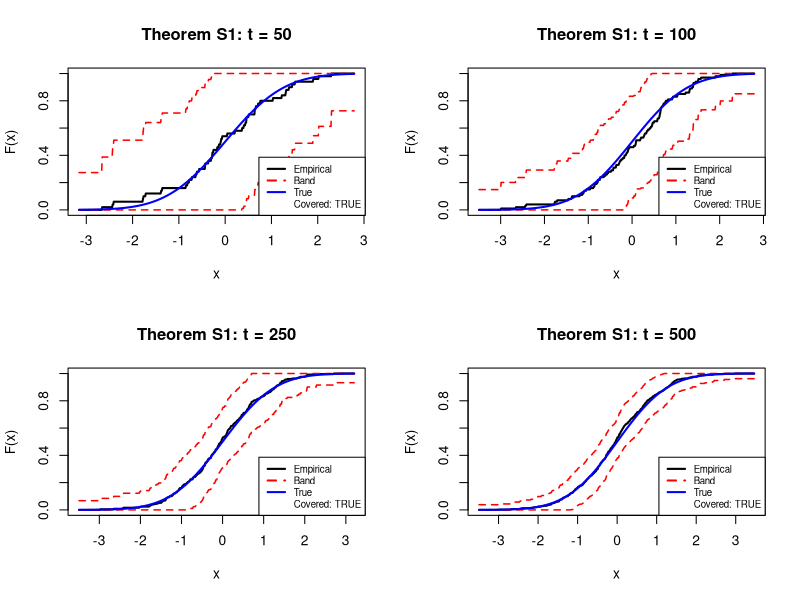

The R script that drew this image:
# Quantile-uniform confidence sequence II (Theorem S1)

# Helper functions
logit <- function(p) log(p / (1 - p))
logit_inv <- function(l) exp(l) / (1 + exp(l))

# r_{p,t} from (S8)
r_pt <- function(p, t) {
  if (p >= 0.5) {
    return(p)
  } else {
    return(pmin(0.5, logit_inv(logit(p) + sqrt(2.1 / t))))
  }
}
r_pt <- Vectorize(r_pt)

# ell(p, t) from (S9)
ell_pt <- function(p, t, alpha = 0.05) {
  1.4 * log(log(2.1 * t)) + 1.4 * log(sqrt(t) * abs(logit(p)) + 1) + log(72 / alpha)
}

# g_tilde_t(p) from (S10)
g_tilde <- function(p, t, delta = 0.5, alpha = 0.05) {
  r <- r_pt(p, t)
  ell <- ell_pt(p, t, alpha)
  delta * sqrt(2.1 * t * r * (1 - r)) + 1.5 * sqrt(r * (1 - r) * t * ell) + 0.81 * ell
}

# Confidence band half-widths (asymmetric)
# Lower: g_tilde(1-p) / t
# Upper: g_tilde(p) / t
band_lower <- function(p, t, delta = 0.5, alpha = 0.05) {
  g_tilde(1 - p, t, delta, alpha) / t
}

band_upper <- function(p, t, delta = 0.5, alpha = 0.05) {
  g_tilde(p, t, delta, alpha) / t
}

# Plot with example data
set.seed(42)
n <- 500
X_stream <- rnorm(n, mean = 0, sd = 1)

par(mfrow = c(2, 2))


for (t in c(50, 100, 250, 500)) {
  X_t <- X_stream[1:t]
  F_hat <- ecdf(X_t)
  
  # Evaluate on a fine grid
  x_grid <- seq(min(X_t) - 0.5, max(X_t) + 0.5, length.out = 500)
  p_hat <- F_hat(x_grid)
  true_p <- pnorm(x_grid)
  
  # Bands (clip p_hat away from 0 and 1 for numerical stability)
  p_clipped <- pmax(0.001, pmin(0.999, p_hat))
  lower <- pmax(0, p_hat - band_lower(p_clipped, t))
  upper <- pmin(1, p_hat + band_upper(p_clipped, t))
  
  # Plot
  plot(x_grid, p_hat, type = "l", lwd = 2,
       xlab = "x", ylab = "F(x)",
       main = paste0("Theorem S1: t = ", t),
       ylim = c(0, 1))
  
  # Band as lines
  lines(x_grid, lower, col = "red", lwd = 1.5, lty = 2)
  lines(x_grid, upper, col = "red", lwd = 1.5, lty = 2)
  
  # True CDF
  lines(x_grid, true_p, col = "blue", lwd = 2)
  
  # Check coverage
  inside <- all(true_p >= lower & true_p <= upper)
  legend("bottomright",
         c("Empirical", "Band", "True", paste("Covered:", inside)),
         col = c("black", "red", "blue", NA), lty = c(1, 2, 1, NA), lwd = 2,
         cex = 0.7)
}
